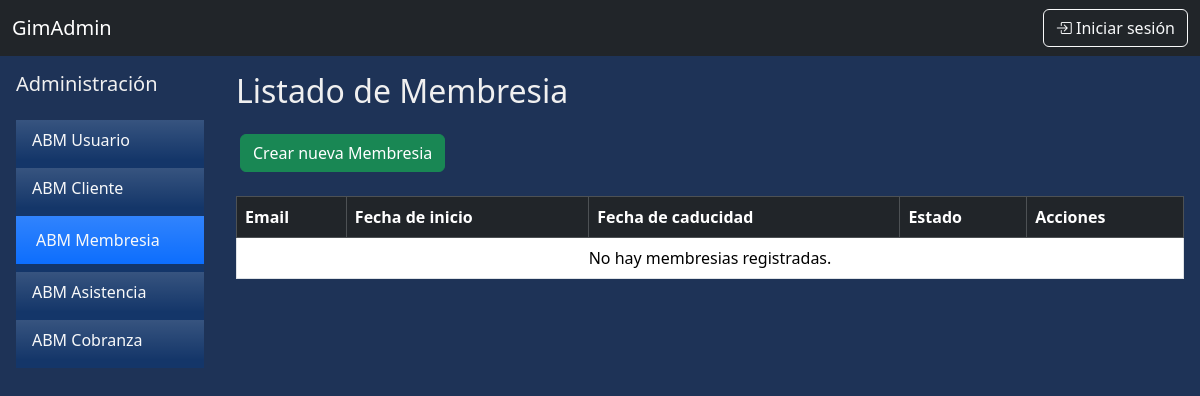
The page /abm/membresia/ on the database as committed earlier.
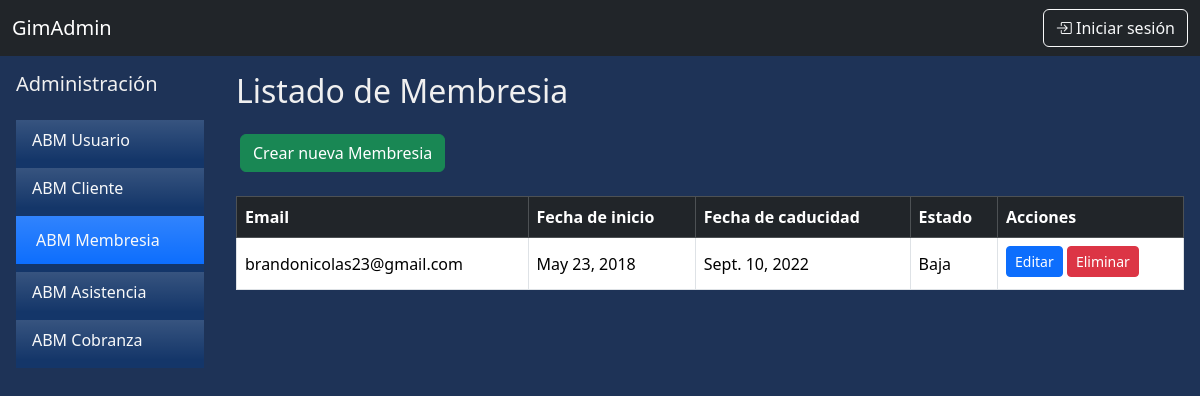
The same page on the database as committed later.
### apps/abm/models.py (models this page shows, shortened)
class Membresia(models.Model):
    ESTADO_MEMBRESIA = [
        ('Activa', 'Activa'),
        ('Adeuda', 'Adeuda'),
        ('Baja'  , 'Baja'),
    ]
    cliente = models.OneToOneField(Cliente, on_delete=models.CASCADE, null=False, related_name='membresia_cliente')
    fecha_inicio = models.DateField(null=False)
    fecha_fin = models.DateField(null=False)
    estado = models.CharField(max_length=50, choices=ESTADO_MEMBRESIA)

class Cliente(models.Model):
    usuario = models.OneToOneField(UserProfile, on_delete=models.CASCADE, null=False, related_name='cliente_usuario')
    altura = models.IntegerField()
    peso = models.FloatField()
    objetivo = models.CharField(max_length=300, null=False, default="", blank=True)
    avatar = models.ImageField(upload_to='avatars/', null=True, blank=True, default='avatars/default.jpg')

class UserProfile(models.Model):
    user = models.OneToOneField(User, null=False, on_delete=models.CASCADE)
    dni = models.IntegerField(unique=True, null=False)
    telefono = models.CharField(max_length=50)
    domicilio = models.CharField(max_length=150)
    fecha_nac = models.DateField()
    first_login = models.BooleanField(default=True)

### apps/abm/views.py (the view)
# urls.py: path('membresia/', views.lista_membresias, name='membresia_listar'),
def lista_membresias(request):
    contexto = {
        'membresias': Membresia.objects.all()
    }
    return render(request, 'lista_membresias.html', contexto)

### apps/abm/templates/lista_membresias.html (shortened to what this page needs)
{% extends "base.html" %}
{% block content %}
<div class="d-flex">
    {% include 'sidebar.html' %}
    <div class="flex-grow-1 p-3 justify-content-end flex-column">
        <h2 class="mb-4">Listado de Membresia</h2>
        <div>
            <a class="p-1" href="{% url 'membresia_elegir_cliente' %}">
                <button type="button" class="btn btn-success" >Crear nueva Membresia</button>
            </a>
        </div>
        <br>
        <table class="table table-bordered table-hover align-middle" {% if membresias %}id="tablaMembresias"{% endif %}>
            <thead class="table-dark bg-gradient">
                <tr>
                    <th>Email</th>
                    <th>Fecha de inicio</th>
                    <th>Fecha de caducidad</th>
                    <th>Estado</th>
                    <th>Acciones</th>
                </tr>
            </thead>
            <tbody>
                {% for membresia in membresias %}
                <tr>
                    <td>{{ membresia.cliente.usuario.user.username }}</td>
                    <td>{{ membresia.fecha_inicio }}</td>
                    <td>{{ membresia.fecha_fin }}</td>
                    <td>{{ membresia.estado }}</td>
                    <td>
                        <a href="{% url 'membresia_editar' pk=membresia.id %}">
                        <button type="button" class="btn btn-sm btn-primary mb-1" href="">Editar</button></a>
                        <a href="{% url 'membresia_eliminar' pk=membresia.id %}">
                        <button type="button" class="btn btn-sm btn-danger mb-1">Eliminar</button></a>
                    </td>
                </tr>
                {% empty %}
                    <tr>
                        <td colspan="6" class="text-center">No hay membresias registradas.</td>
                    </tr>
                {% endfor %}
        </tbody>
        </table>
    </div>
</div>
{% endblock %}

Rows that differ between the two databases and show on the page:
added Membresia: cliente.usuario.user.username "brandonicolas23@gmail.com", fecha_inicio "May 23, 2018", fecha_fin "Sept. 10, 2022", estado "Baja"
Other text that changed with them:
text no longer shown: "No hay membresias registradas."
